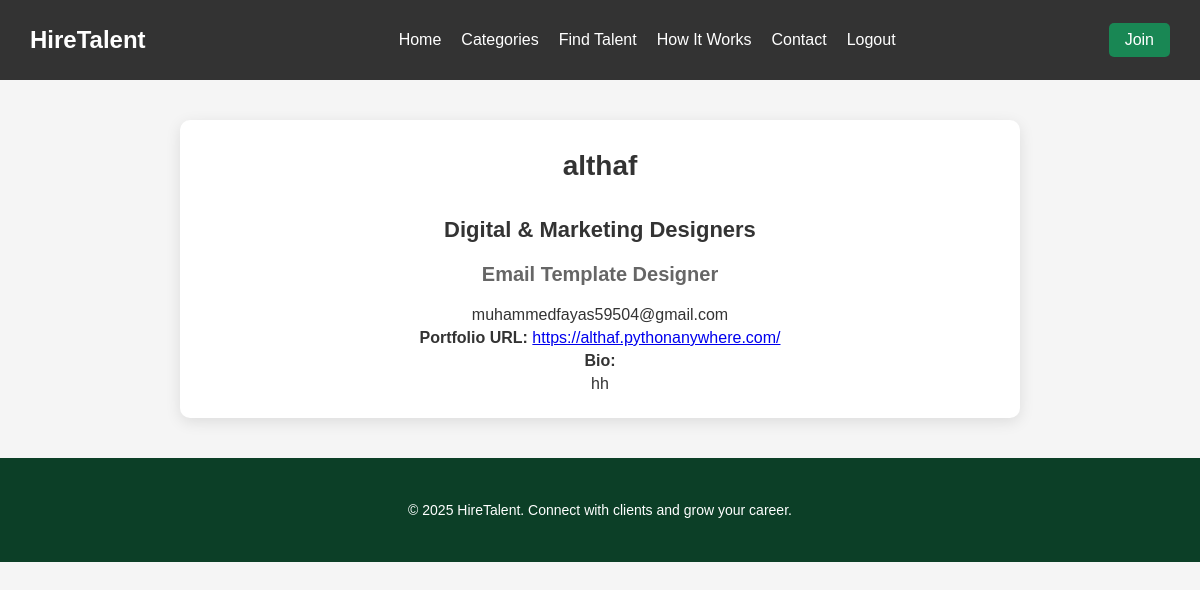
/profile/1/ (signed in), run on the app's committed database.
### app/models.py (models this page shows, shortened)
class Freelancer(models.Model):
    CATEGORY_CHOICES = [
        ("UI/UX & Web Designers", "UI/UX & Web Designers"),
        ("Graphic & Visual Designers", "Graphic & Visual Designers"),
        ("Digital & Marketing Designers", "Digital & Marketing Designers"),
        ("Multimedia & Video Designers", "Multimedia & Video Designers"),
        ("Industrial & Product Designers", "Industrial & Product Designers"),
    ]
    name = models.CharField(max_length=255)
    email = models.EmailField(unique=True)
    category = models.CharField(max_length=50, choices=CATEGORY_CHOICES)
    subcategory = models.ForeignKey(SubCategory, on_delete=models.CASCADE, related_name='freelancers')
    portfolio_url = models.URLField(blank=True, null=True)
    bio = models.TextField()
    created_at = models.DateTimeField(auto_now_add=True)

class SubCategory(models.Model):
    category = models.ForeignKey(Category, on_delete=models.CASCADE, related_name='subcategories')
    name = models.CharField(max_length=255)
    def __str__(self):
        return self.name

### app/views.py (the view)
# urls.py: path('profile/<int:freelancer_id>/',views.profile,name='profile'),
@login_required
def profile(request,freelancer_id):
    freelancer = get_object_or_404(Freelancer, id=freelancer_id)
    return render(request,'profile.html',{'freelancer': freelancer})

### templates/profile.html (shortened to what this page needs)
<!DOCTYPE html>
<html lang="en">
<head>
  {% load static %}
  <link rel="stylesheet" href="{% static 'css/profile.css' %}">
</head>
<body>
  <nav class="navbar">
    <div class="logo">HireTalent</div>
    <ul class="nav-links">
      <li><a href="{% url 'home' %}">Home</a></li>
      <li><a href="{% url 'categories' %}">Categories</a></li>
      <li><a href="#">Find Talent</a></li>
      <li><a href="{% url 'how_it_works' %}">How It Works</a></li>
      <li><a href="{% url 'contact' %}">Contact</a></li>
      <li><a href="{% url 'logout' %}">Logout</a></li>
    </ul>
    <a href="{% url 'join' %}"><button class="join-btn">Join</button></a>
  </nav>
  <section class="profile">
    <h1>{{ freelancer.name }}</h1>
    <div class="profile-details">
      <div class="details">
        <h2>{{ freelancer.category }}</h2>
        <h3>{{ freelancer.subcategory }}</h3>
        <p>{{ freelancer.email }}</p>
        <p><strong>Portfolio URL:</strong> <a href="{{ freelancer.portfolio_url }}" target="_blank">{{ freelancer.portfolio_url }}</a></p>
        <p><strong>Bio:</strong></p>
        <p>{{ freelancer.bio }}</p>
      </div>
    </div>
  </section>
  <footer>
    <p>&copy; 2025 HireTalent. Connect with clients and grow your career.</p>
  </footer>
</body>
</html>

### static/css/profile.css (style rules this page uses)
body { font-family: Arial, sans-serif; margin: 0; padding: 0; background-color: #f5f5f5; color: #333; }
.navbar { display: flex; justify-content: space-between; align-items: center; background-color: #333; padding: 15px 30px; color: white; }
.logo { font-size: 24px; font-weight: bold; }
.nav-links { list-style: none; display: flex; gap: 20px; }
.nav-links li { display: inline; }
.nav-links a { color: white; text-decoration: none; font-size: 16px; transition: 0.3s; }
.join-btn { background-color:#198754; color: white; padding: 8px 16px; border: none; border-radius: 5px; cursor: pointer; font-size: 16px; }
.profile { max-width: 800px; margin: 40px auto; background-color: white; border-radius: 10px; box-shadow: 0 4px 15px rgba(0, 0, 0, 0.1); padding: 20px; text-align: center; }
.profile h1 { font-size: 28px; margin: 10px 0; }
.profile-details { display: flex; flex-direction: column; align-items: center; }
.details { margin-top: 20px; }
.details h2 { font-size: 22px; margin: 5px 0; }
.details h3 { font-size: 20px; color: #666; }
.details p { margin: 5px 0; }
footer { text-align: center; padding: 30px; background: #0c3f27; color: #ffffff; font-size: 14px; }

### data on the page
Freelancer: name "althaf", category "Digital & Marketing Designers", subcategory "Email Template Designer", email "muhammedfayas59504@gmail.com", portfolio_url "https://althaf.pythonanywhere.com/", bio "hh"
